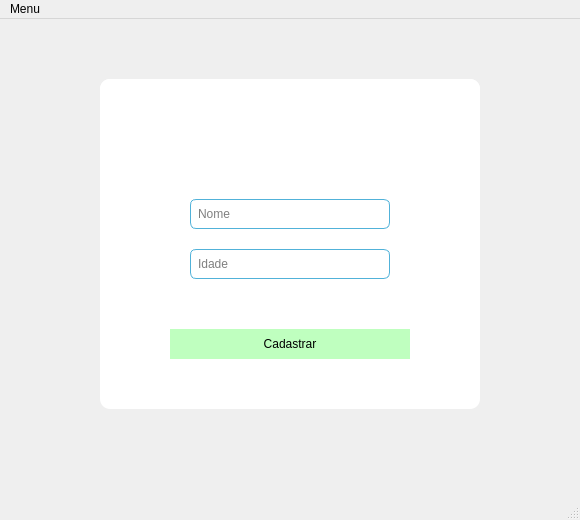
<?xml version="1.0" encoding="UTF-8"?>
<ui version="4.0">
 <class>MainWindow</class>
 <widget class="QMainWindow" name="MainWindow">
  <property name="geometry">
   <rect>
    <x>0</x>
    <y>0</y>
    <width>580</width>
    <height>520</height>
   </rect>
  </property>
  <property name="windowTitle">
   <string>MainWindow</string>
  </property>
  <widget class="QWidget" name="centralwidget">
   <property name="styleSheet">
    <string notr="true">display: flex;
align-items: center;
justify-content: center;</string>
   </property>
   <widget class="QFrame" name="frame">
    <property name="geometry">
     <rect>
      <x>100</x>
      <y>60</y>
      <width>380</width>
      <height>330</height>
     </rect>
    </property>
    <property name="styleSheet">
     <string notr="true">QFrame{
	background-color: white;
	border-radius: 10px
}
</string>
    </property>
    <property name="frameShape">
     <enum>QFrame::StyledPanel</enum>
    </property>
    <property name="frameShadow">
     <enum>QFrame::Raised</enum>
    </property>
    <widget class="QWidget" name="widget" native="true">
     <property name="geometry">
      <rect>
       <x>0</x>
       <y>0</y>
       <width>380</width>
       <height>70</height>
      </rect>
     </property>
     <property name="styleSheet">
      <string notr="true">background-color: &quot;#51b2d9&quot;;
border-top-right-radius: 10px;
border-top-left-radius: 10px</string>
     </property>
     <widget class="QLabel" name="label">
      <property name="geometry">
       <rect>
        <x>0</x>
        <y>0</y>
        <width>380</width>
        <height>70</height>
       </rect>
      </property>
      <property name="styleSheet">
       <string notr="true">text-transform: uppercase;
font: 16pt &quot;Kohne Makina&quot;;
font-weight: bold;
color: white</string>
      </property>
      <property name="text">
       <string>Cadastrar novo cliente</string>
      </property>
      <property name="alignment">
       <set>Qt::AlignCenter</set>
      </property>
     </widget>
    </widget>
    <widget class="QWidget" name="widget_2" native="true">
     <property name="geometry">
      <rect>
       <x>0</x>
       <y>70</y>
       <width>380</width>
       <height>260</height>
      </rect>
     </property>
     <widget class="QLineEdit" name="input_name">
      <property name="geometry">
       <rect>
        <x>90</x>
        <y>50</y>
        <width>200</width>
        <height>30</height>
       </rect>
      </property>
      <property name="styleSheet">
       <string notr="true">QLineEdit{
	padding: 5px 5px;
	border-width: 1px;
	border-style: solid;
	border-radius: 6px;
	border-color: #51b2d9
}</string>
      </property>
      <property name="text">
       <string/>
      </property>
      <property name="placeholderText">
       <string>Nome</string>
      </property>
     </widget>
     <widget class="QLineEdit" name="input_age">
      <property name="geometry">
       <rect>
        <x>90</x>
        <y>100</y>
        <width>200</width>
        <height>30</height>
       </rect>
      </property>
      <property name="styleSheet">
       <string notr="true">QLineEdit{
	padding: 5px 5px;
	border-width: 1px;
	border-style: solid;
	border-radius: 6px;
	border-color: #51b2d9;
}</string>
      </property>
      <property name="text">
       <string/>
      </property>
      <property name="placeholderText">
       <string>Idade</string>
      </property>
     </widget>
     <widget class="QPushButton" name="button_create">
      <property name="geometry">
       <rect>
        <x>70</x>
        <y>180</y>
        <width>240</width>
        <height>30</height>
       </rect>
      </property>
      <property name="styleSheet">
       <string notr="true">QPushButton {
	text-transform: uppercase;
	font: 12pt &quot;Kohne Makina&quot;;
	color: lblack;
	background-color: #bfffbf;
	border-style: solid;
}</string>
      </property>
      <property name="text">
       <string>Cadastrar</string>
      </property>
     </widget>
    </widget>
   </widget>
  </widget>
  <widget class="QMenuBar" name="menubar">
   <property name="geometry">
    <rect>
     <x>0</x>
     <y>0</y>
     <width>580</width>
     <height>22</height>
    </rect>
   </property>
   <widget class="QMenu" name="menuMenu">
    <property name="title">
     <string>Menu</string>
    </property>
    <addaction name="actionCadastrar_novo_cliente"/>
    <addaction name="actionListar_clientes_existentes"/>
    <addaction name="actionSair"/>
   </widget>
   <addaction name="menuMenu"/>
  </widget>
  <widget class="QStatusBar" name="statusbar"/>
  <action name="actionCadastrar_novo_cliente">
   <property name="text">
    <string>Cadastrar novo cliente</string>
   </property>
  </action>
  <action name="actionListar_clientes_existentes">
   <property name="text">
    <string>Listar clientes existentes</string>
   </property>
  </action>
  <action name="actionSair">
   <property name="text">
    <string>Sair</string>
   </property>
  </action>
 </widget>
 <resources/>
 <connections/>
</ui>
